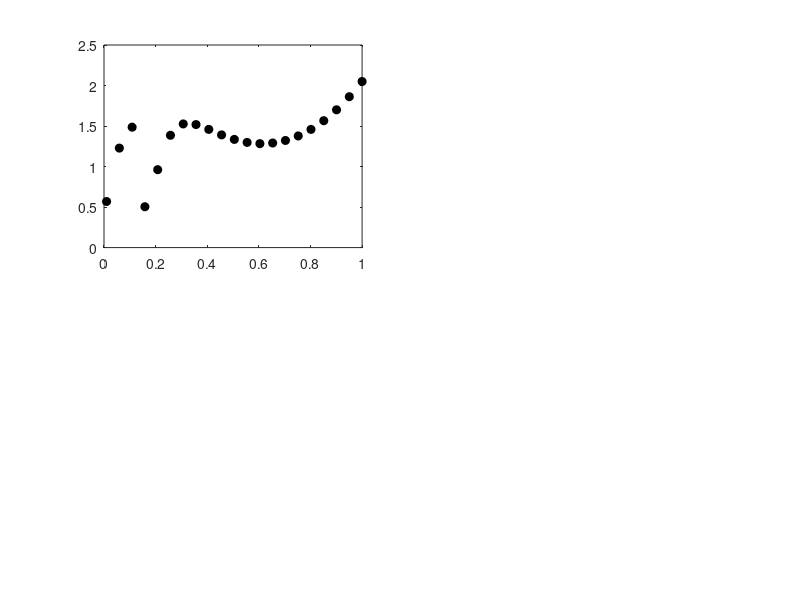

The MATLAB source for this figure: (Note: this script raises an error after producing the figure.)
%%
n = 20;
x = linspace(0.01,1,n+1);
y = exp(x.*sin(x.^2)) - 0.5*cos(1./x);
plot(x,y,'ok', 'MarkerSize', 8, 'MarkerFaceColor', 'k')


%%
subplot(2,2,1)
plot(x,y,'ok', 'MarkerSize', 6, 'MarkerFaceColor', 'k')
hold on
vector = linspace(min(x),max(x),200);
pol = polyinterp(x,y,vector); % interpolating polynomial
plot(vector,pol,'-g', 'LineWidth', 2)

pause

subplot(2,2,2)
plot(x,y,'ok', 'MarkerSize', 6, 'MarkerFaceColor', 'k')
hold on
lin = piecelin(x,y,vector); % piecewise linear
plot(vector,lin,'-k', 'LineWidth', 2)

pause

subplot(2,2,3)
plot(x,y,'ok', 'MarkerSize', 6, 'MarkerFaceColor', 'k')
hold on
spline_fun = splinetx(x,y,vector); % piecewise cubic spline
plot(vector,spline_fun,'-r', 'LineWidth', 2)

pause

subplot(2,2,4)
plot(x,y,'ok', 'MarkerSize', 6, 'MarkerFaceColor', 'k')
hold on
shape_preserving = pchiptx(x,y,vector); % shape-preserving piecewise cubic
plot(vector,shape_preserving,'-b', 'LineWidth', 2)

%% Vandermonde matrices are ill-conditioned

clear
clc
n = 10;
x = linspace(0,1,n)';
cond(vander(x))

%% Interpolating polynomial and Runge's function

clear
clc

n = 20;
x = linspace(-1,1,n)';
% y = @(z) (1-z).*sin(pi*z)+z.^2.*cos(z); 
y = @(z) 1./(1+25*z.^2);

vector = linspace(-1,1,1000);
pol = polyinterp(x,y(x),vector);

% Plot
plot(x,y(x),'ok', 'MarkerSize', 8,'MarkerFaceColor', 'k')
hold on
plot(vector, y(vector),'-k', 'LineWidth', 2);
hold on 
pause
plot(vector,pol,'-r', 'LineWidth', 2)

%% Piecewise linear interpolation

clear
clc

n = 21;
x = linspace(-1,1,n)';
y = @(z) 1./(1+25*z.^2);

vector = linspace(-1,1,1000)';
pol = polyinterp(x,y(x),vector); % interpolating polynomial
lin = piecelin(x,y(x),vector); % piecewise linear interpolation

% Plot
plot(x,y(x),'ok', 'MarkerSize', 8,'MarkerFaceColor', 'k')
hold on
plot(vector, y(vector),'-k', 'LineWidth', 2);
hold on 
pause
plot(vector,lin,'-b', 'LineWidth', 2)
% pause
% plot(vector,pol,'-r', 'LineWidth', 2)

% Errors?
% error_pol = max(abs(y(vector)-pol))
% error_lin = max(abs(y(vector)-lin))

%% Piecewise linear interpolation

clear
clc

n = 6;
x = linspace(0,2,n)';
% y = @(z) exp(2*z);

y = @(z) sin(z);

vector = linspace(0,2,1000)';
lin = piecelin(x,y(x),vector); % piecewise linear interpolation

% Plot
% plot(x,y(x),'ok', 'MarkerSize', 8,'MarkerFaceColor', 'k')
% hold on
% plot(vector, y(vector),'-k', 'LineWidth', 2);
% hold on 
% plot(vector,lin,'-b', 'LineWidth', 2)

error_lin = max(abs(y(vector)-lin))

%%

x = [0 1];
y = [0 4];

v = piecelin(x,y, [0.1, 0.7])


%% Errors: piecewise cubic Hermite vs. piecewise linear

% clear
% clc

n = 12;
x = linspace(0,1,n);
f = @(z) exp(2*z);
f_prime = @(z) 2*exp(2*z);

% Try with any function and its derivative
% f = @(z) (1-z).^2.*sin(10*z);
% f_prime = @(z) -2*(1-z).*sin(10*z)+10*(1-z).^2.*cos(10*z);

u = linspace(0,1,1000);
v = linspace(0,1,1000);
index = 1;

for k = 1:n-1
    % Find Hermite interpolant at every subinterval. Here, we are writing the
    % piecewise cubic polynomial as 
    % p(x) = y(x(k)) + y_prime(x(k))*(x-x(k)) + a*(x-x(k))^2 + b*(x-x(k))^3
    % and finding a and b (using the information we have on x(k+1)). 
    % Note that this is not the formula we used in class: see line 33 in
    % either splinetx or pchiptx.
    
    delta_x = x(k+1)-x(k);
    M = [delta_x^2 delta_x^3;
         2*delta_x 3*delta_x^2];
    b = [f(x(k+1))-f(x(k)) - f_prime(x(k))*delta_x; f_prime(x(k+1))-f_prime(x(k))];
    sol = M\b;
    hermite_pol = @(z) f(x(k)) + f_prime(x(k))*(z-x(k)) + sol(1)*(z-x(k))^2 + sol(2)*(z-x(k))^3;
    % Evaluate polynomial at u
    while u(index) <= x(k+1) && index < 1000
        v(index) = hermite_pol(u(index));
        index = index + 1;
    end
    v(end) = f(x(end));
end

piecewise_linear = piecelin(x,f(x),u);


% Plot
% plot(x,f(x),'ok', 'MarkerSize', 8)
% hold on
% plot(u, f(u),'k', 'LineWidth', 2);
% hold on 
% pause
% plot(u,v,'r', 'LineWidth', 2)
% hold on
% plot(u,piecewise_linear,'b', 'LineWidth', 2)

err_hermite = max(abs(f(u)-v)) % Piecewise cubic error 
err_linear = max(abs(f(u)-piecewise_linear)) % Piecewise linear error

%%
n = 20;
x = linspace(0,1,n);
y = cos(exp(x.^2)) + 0.5*x.*rand(1,n).^2;
plot(x,y,'ok', 'MarkerSize', 8, 'MarkerFaceColor', 'k')

pause

vector = linspace(min(x),max(x),200);

subplot(1,2,1)
plot(x,y,'ok', 'MarkerSize', 6, 'MarkerFaceColor', 'k')
hold on
spline_fun = splinetx(x,y,vector); % piecewise cubic spline
plot(vector,spline_fun,'-r', 'LineWidth', 2)

pause

subplot(1,2,2)
plot(x,y,'ok', 'MarkerSize', 6, 'MarkerFaceColor', 'k')
hold on
shape_preserving = pchiptx(x,y,vector); % shape-preserving piecewise cubic
plot(vector,shape_preserving,'-b', 'LineWidth', 2)